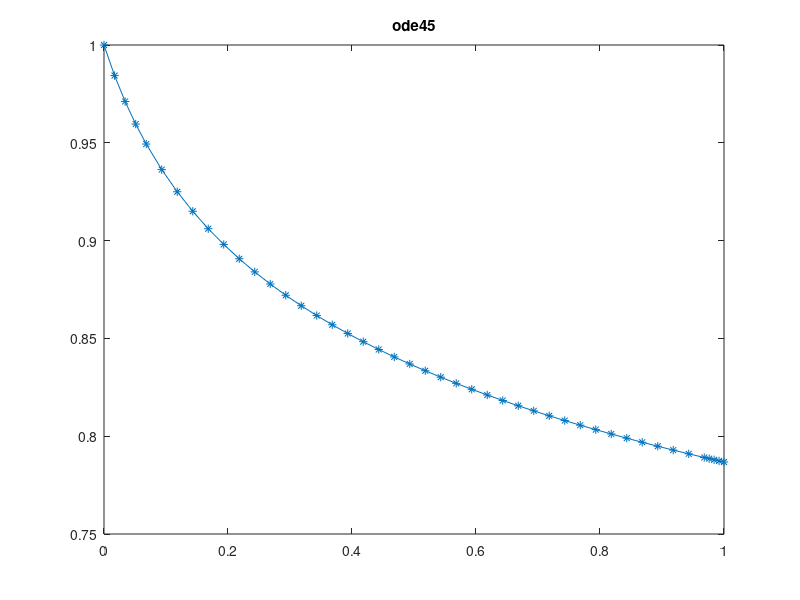

MATLAB code to generate this figure: (Note: this script raises an error after producing the figure.)
% Objectius:
% - Entendre els conceptes basics dels metodes per a la resolucio numerica
% d'EDOs.
% - Implementar un metode per resoldre EDOs (metode d'Euler)
% - Comprovar experimentalment la convergencia d'un metode
%
% Tasques a fer:
% 1) Executar i mirar aquest script per veure com es pot resoldre el 
%    problema de valor inicial (PVI) amb la funcio de Matlab ode45
% 2) Implementar el metode d'Euler per a la resolucio del mateix PVI
%    Cal crear la funcio Euler amb els arguments d'entrada i sortida
%    especificats a aquest script. 
% 3) Dibuixar una grafica de log10(abs(error)) en funcio de log10(h), on l'error
%    s'evalua com la diferencia entre la solucio analatica i la solucio
%    numerica per x=2. Comprovar si l'ordre de convergencia coincideix amb
%    el teoric.
% Es proposa ara resoldre el PVI y''= -y, y(0)=1, y'(0)=0 per x en (0,2)
% 4) Reduir la EDO de segon ordre a un sistema d'EDOs de 1er ordre
%    Resoldre numericament el PVI amb el metode d'Euler. 
%    Opcional: comprovar la convergencia.

% Resolucio de la EDO dy/dx = -y/(10x+1) per x en (0,1) 
% amb condicio inicial y(0)=1
f=@(x,y) -y/(10*x+1); a=0; b=1;  y0=1;
analitica = @(x) (10 * x + 1).^(-0.1e1 / 0.10e2);

%Solucio amb funcions intrinseques de Matlab
[x,Y]=ode45(f,[a,b],y0);
figure(1), plot(x,Y,'-*'), title('ode45')

%Solucio amb el metode d'Euler
h = 0.1;  
[x,Y]=Euler(f,[a,b],y0,h);
xs = linspace(a,b,100);
figure(2), plot(x,Y,'-*',xs,analitica(xs),'-'), title('Euler')

%error
error = []; hv = [];
for i=1:5
    h = 0.2/2^i;
    hv = [hv,h];
    [ox,Y]=Euler(f,[a,b],y0,h);
    error = [error, log10(analitica(b) - Y(end))];
end
figure(3)
plot(log10(hv),error)


